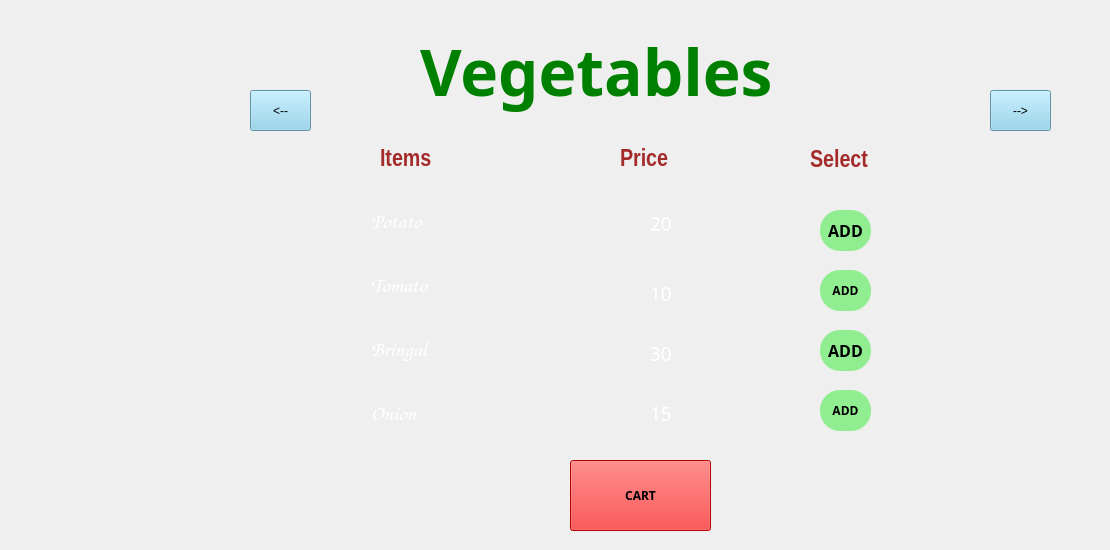
    <widget class="QWidget" name="page">
     <widget class="QWidget" name="widget_4" native="true">
      <property name="geometry">
       <rect>
        <x>180</x>
        <y>20</y>
        <width>921</width>
        <height>521</height>
       </rect>
      </property>
      <property name="styleSheet">
       <string notr="true">background-image: url(:/img/Imagees/vegetables.jpg);</string>
      </property>
      <widget class="QLabel" name="label_6">
       <property name="geometry">
        <rect>
         <x>200</x>
         <y>120</y>
         <width>101</width>
         <height>39</height>
        </rect>
       </property>
       <property name="font">
        <font>
         <family>Arial Narrow</family>
         <pointsize>18</pointsize>
         <italic>false</italic>
         <bold>true</bold>
        </font>
       </property>
       <property name="styleSheet">
        <string notr="true">background:transparent;
color:brown;</string>
       </property>
       <property name="text">
        <string>Items</string>
       </property>
      </widget>
      <widget class="QLabel" name="label_4">
       <property name="geometry">
        <rect>
         <x>440</x>
         <y>120</y>
         <width>91</width>
         <height>39</height>
        </rect>
       </property>
       <property name="font">
        <font>
         <family>Arial Narrow</family>
         <pointsize>18</pointsize>
         <italic>false</italic>
         <bold>true</bold>
        </font>
       </property>
       <property name="styleSheet">
        <string notr="true">background:transparent;
color:brown;</string>
       </property>
       <property name="text">
        <string>Price</string>
       </property>
      </widget>
      <widget class="QLabel" name="label_5">
       <property name="geometry">
        <rect>
         <x>630</x>
         <y>120</y>
         <width>111</width>
         <height>41</height>
        </rect>
       </property>
       <property name="font">
        <font>
         <family>Arial Narrow</family>
         <pointsize>18</pointsize>
         <italic>false</italic>
         <bold>true</bold>
        </font>
       </property>
       <property name="styleSheet">
        <string notr="true">background:transparent;
color:brown;</string>
       </property>
       <property name="text">
        <string>Select</string>
       </property>
      </widget>
      <widget class="QPushButton" name="Cart_2">
       <property name="geometry">
        <rect>
         <x>390</x>
         <y>440</y>
         <width>141</width>
         <height>71</height>
        </rect>
       </property>
       <property name="font">
        <font>
         <family>8514oem</family>
         <bold>true</bold>
        </font>
       </property>
       <property name="cursor">
        <cursorShape>PointingHandCursor</cursorShape>
       </property>
       <property name="mouseTracking">
        <bool>false</bool>
       </property>
       <property name="styleSheet">
        <string notr="true">background:red;</string>
       </property>
       <property name="text">
        <string>CART</string>
       </property>
       <property name="autoDefault">
        <bool>false</bool>
       </property>
      </widget>
      <widget class="QLabel" name="tittle_4">
       <property name="geometry">
        <rect>
         <x>240</x>
         <y>0</y>
         <width>471</width>
         <height>101</height>
        </rect>
       </property>
       <property name="font">
        <font>
         <family>Sitka Small Semibold</family>
         <pointsize>48</pointsize>
         <bold>true</bold>
        </font>
       </property>
       <property name="styleSheet">
        <string notr="true">background:transparent;
color: green;</string>
       </property>
       <property name="text">
        <string>Vegetables</string>
       </property>
       <property name="scaledContents">
        <bool>true</bool>
       </property>
      </widget>
      <widget class="QLabel" name="potato">
       <property name="geometry">
        <rect>
         <x>191</x>
         <y>181</y>
         <width>131</width>
         <height>41</height>
        </rect>
       </property>
       <property name="font">
        <font>
         <family>Comic Sans MS</family>
         <pointsize>16</pointsize>
        </font>
       </property>
       <property name="styleSheet">
        <string notr="true">background:transparent;
color:white;</string>
       </property>
       <property name="text">
        <string>Potato</string>
       </property>
      </widget>
      <widget class="QLabel" name="drumstick">
       <property name="geometry">
        <rect>
         <x>191</x>
         <y>373</y>
         <width>131</width>
         <height>41</height>
        </rect>
       </property>
       <property name="font">
        <font>
         <family>Comic Sans MS</family>
         <pointsize>16</pointsize>
        </font>
       </property>
       <property name="styleSheet">
        <string notr="true">background:transparent;
color:white;</string>
       </property>
       <property name="text">
        <string>Onion</string>
       </property>
      </widget>
      <widget class="QLabel" name="cabbage">
       <property name="geometry">
        <rect>
         <x>191</x>
         <y>309</y>
         <width>131</width>
         <height>41</height>
        </rect>
       </property>
       <property name="font">
        <font>
         <family>Comic Sans MS</family>
         <pointsize>16</pointsize>
        </font>
       </property>
       <property name="styleSheet">
        <string notr="true">background:transparent;
color:white;</string>
       </property>
       <property name="text">
        <string>Bringal</string>
       </property>
      </widget>
      <widget class="QLabel" name="tomato">
       <property name="geometry">
        <rect>
         <x>191</x>
         <y>245</y>
         <width>131</width>
         <height>41</height>
        </rect>
       </property>
       <property name="font">
        <font>
         <family>Comic Sans MS</family>
         <pointsize>16</pointsize>
        </font>
       </property>
       <property name="styleSheet">
        <string notr="true">background:transparent;
color:white;</string>
       </property>
       <property name="text">
        <string>Tomato</string>
       </property>
      </widget>
      <widget class="QLabel" name="potatoc">
       <property name="geometry">
        <rect>
         <x>470</x>
         <y>190</y>
         <width>28</width>
         <height>27</height>
        </rect>
       </property>
       <property name="font">
        <font>
         <family>Arial Rounded MT Bold</family>
         <pointsize>14</pointsize>
        </font>
       </property>
       <property name="styleSheet">
        <string notr="true">background:transparent;
color:white;</string>
       </property>
       <property name="text">
        <string>20</string>
       </property>
      </widget>
      <widget class="QLabel" name="cabbagec">
       <property name="geometry">
        <rect>
         <x>470</x>
         <y>320</y>
         <width>28</width>
         <height>27</height>
        </rect>
       </property>
       <property name="font">
        <font>
         <family>Arial Rounded MT Bold</family>
         <pointsize>14</pointsize>
        </font>
       </property>
       <property name="styleSheet">
        <string notr="true">background:transparent;
color:white;</string>
       </property>
       <property name="text">
        <string>30</string>
       </property>
      </widget>
      <widget class="QLabel" name="tomatoc">
       <property name="geometry">
        <rect>
         <x>470</x>
         <y>260</y>
         <width>28</width>
         <height>27</height>
        </rect>
       </property>
       <property name="font">
        <font>
         <family>Arial Rounded MT Bold</family>
         <pointsize>14</pointsize>
        </font>
       </property>
       <property name="styleSheet">
        <string notr="true">background:transparent;
color:white;</string>
       </property>
       <property name="text">
        <string>10</string>
       </property>
      </widget>
      <widget class="QLabel" name="drumstick_2">
       <property name="geometry">
        <rect>
         <x>470</x>
         <y>380</y>
         <width>28</width>
         <height>27</height>
        </rect>
       </property>
       <property name="font">
        <font>
         <family>Arial Rounded MT Bold</family>
         <pointsize>14</pointsize>
        </font>
       </property>
       <property name="styleSheet">
        <string notr="true">background:transparent;
color:white;</string>
       </property>
       <property name="text">
        <string>15</string>
       </property>
      </widget>
      <widget class="QPushButton" name="drumstickadd">
       <property name="geometry">
        <rect>
         <x>640</x>
         <y>370</y>
         <width>51</width>
         <height>41</height>
        </rect>
       </property>
       <property name="font">
        <font>
         <family>8514oem</family>
         <bold>true</bold>
        </font>
       </property>
       <property name="cursor">
        <cursorShape>PointingHandCursor</cursorShape>
       </property>
       <property name="styleSheet">
        <string notr="true">background:lightgreen;
border-radius:20px;
color:black;</string>
       </property>
       <property name="text">
        <string>ADD</string>
       </property>
      </widget>
      <widget class="QPushButton" name="tomatoadd">
       <property name="geometry">
        <rect>
         <x>640</x>
         <y>250</y>
         <width>51</width>
         <height>41</height>
        </rect>
       </property>
       <property name="font">
        <font>
         <family>8514oem</family>
         <bold>true</bold>
        </font>
       </property>
       <property name="cursor">
        <cursorShape>PointingHandCursor</cursorShape>
       </property>
       <property name="styleSheet">
        <string notr="true">background:lightgreen;
border-radius:20px;
color:black;
</string>
       </property>
       <property name="text">
        <string>ADD</string>
       </property>
      </widget>
      <widget class="QPushButton" name="potatoadd">
       <property name="geometry">
        <rect>
         <x>640</x>
         <y>190</y>
         <width>51</width>
         <height>41</height>
        </rect>
       </property>
       <property name="font">
        <font>
         <family>8514oem</family>
         <pointsize>12</pointsize>
         <bold>true</bold>
        </font>
       </property>
       <property name="cursor">
        <cursorShape>PointingHandCursor</cursorShape>
       </property>
       <property name="styleSheet">
        <string notr="true">background:lightgreen;
border-radius:20px;
color:black;</string>
       </property>
       <property name="text">
        <string>ADD</string>
       </property>
      </widget>
      <widget class="QPushButton" name="cabbageadd">
       <property name="geometry">
        <rect>
         <x>640</x>
         <y>310</y>
         <width>51</width>
         <height>41</height>
        </rect>
       </property>
       <property name="font">
        <font>
         <family>8514oem</family>
         <pointsize>12</pointsize>
         <bold>true</bold>
        </font>
       </property>
       <property name="cursor">
        <cursorShape>PointingHandCursor</cursorShape>
       </property>
       <property name="styleSheet">
        <string notr="true">background:lightgreen;
border-radius:20px;
color:black;</string>
       </property>
       <property name="text">
        <string>ADD</string>
       </property>
      </widget>
      <widget class="QPushButton" name="pushButton_3">
       <property name="geometry">
        <rect>
         <x>810</x>
         <y>70</y>
         <width>61</width>
         <height>41</height>
        </rect>
       </property>
       <property name="styleSheet">
        <string notr="true">background:skyblue;
font: 300 22pt &quot;Segoe UI Light&quot;;
color:black;</string>
       </property>
       <property name="text">
        <string>--&gt;</string>
       </property>
      </widget>
      <widget class="QPushButton" name="pushButton_5">
       <property name="geometry">
        <rect>
         <x>70</x>
         <y>70</y>
         <width>61</width>
         <height>41</height>
        </rect>
       </property>
       <property name="styleSheet">
        <string notr="true">background:skyblue;
font: 300 22pt &quot;Segoe UI Light&quot;;
color:black;</string>
       </property>
       <property name="text">
        <string>&lt;--</string>
       </property>
      </widget>
     </widget>
    </widget>
